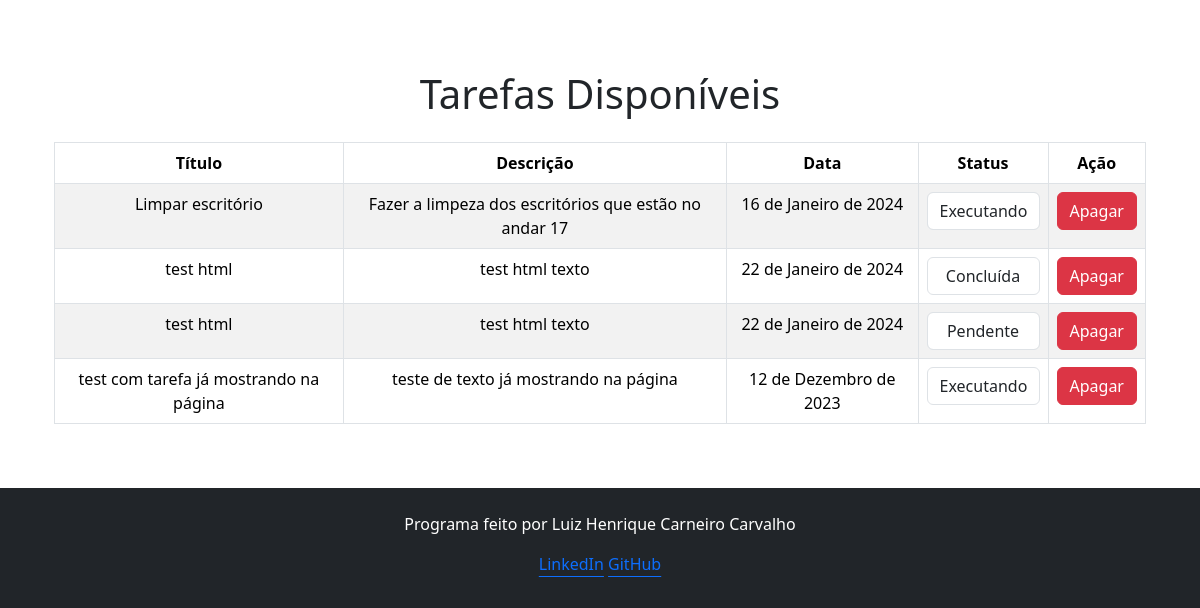
Before: / (lower part) with the older database file.
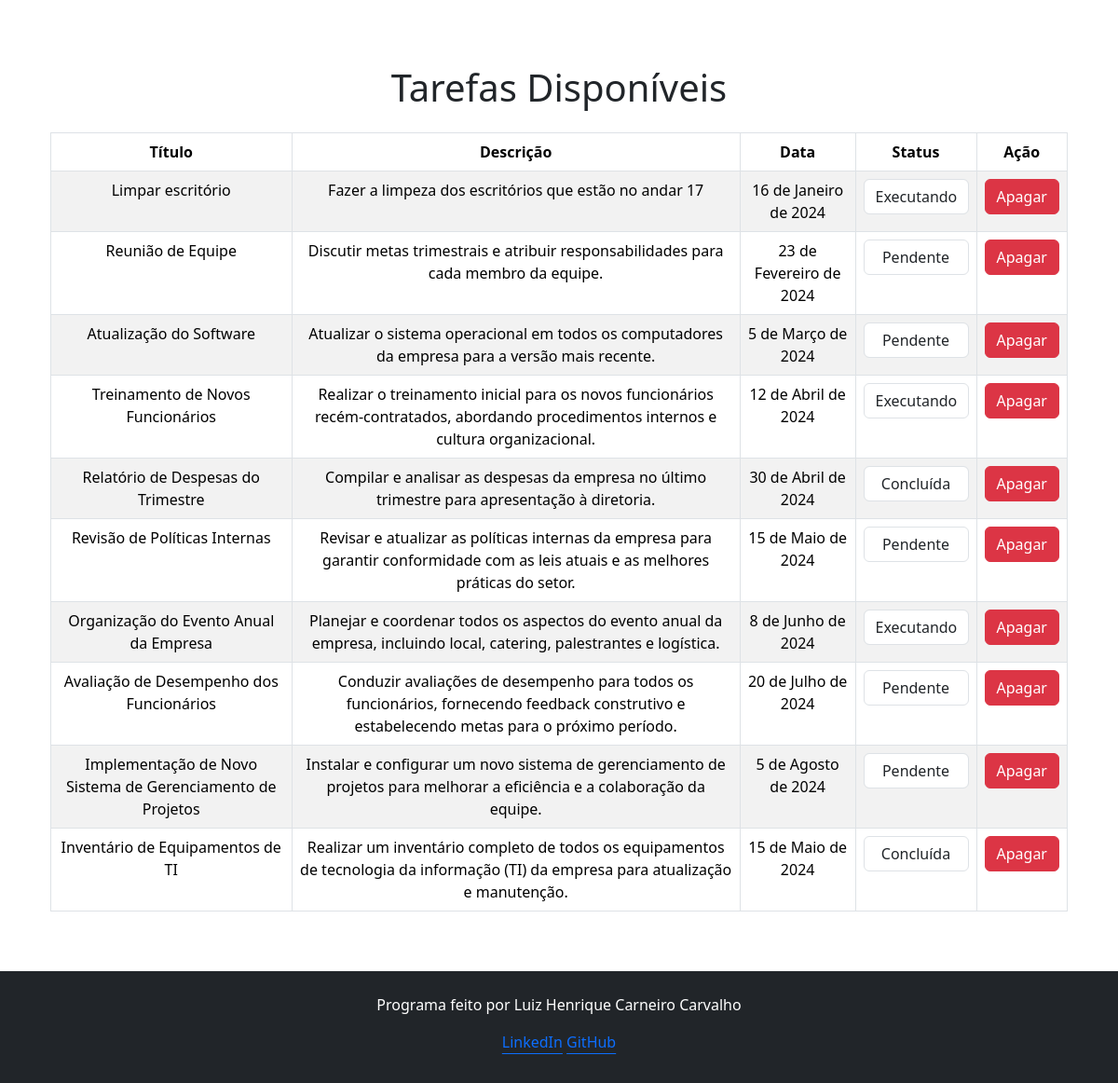
After: the same page with the newer database file.
### core/models.py (models this page shows, shortened)
class Tarefa(models.Model):
    STATUS_CHOICES = [
        ('pendente', 'Pendente'),
        ('executando', 'Executando'),
        ('concluida', 'Concluída'),
    ]
    titulo = models.CharField(max_length=200)
    descricao = models.CharField(max_length=5000)
    data = models.DateField()
    status = models.CharField(max_length=20, choices=STATUS_CHOICES, default='pendente')

### core/views.py (the view)
# urls.py: path('', index, name='admin'),
def index(request):
    tarefas = Tarefa.objects.all()
    context = {
        'tarefas': tarefas,
    }
    return render(request, 'index.html', context)

### core/templates/index.html (shortened to what this page needs)
{% load static %}
<!DOCTYPE html>
<html lang="pt-br">
<head>
  <link href="https://cdn.jsdelivr.net/npm/bootstrap@5.3.2/dist/css/bootstrap.min.css" rel="stylesheet"
>
  <link rel="stylesheet" href="{% static 'css/index_style.css' %}">
</head>
<body>
  <div class="container mt-5">
    <div class="row justify-content-center">
      <div class="col-md-6">
      </div>
    </div>
  </div>
  <div class="container bg-body mt-5">
    <h1 class="text-center mb-4">Tarefas Disponíveis</h1>
    <div class="container mx-auto text-center table-responsive">
      <table class="table table-striped table-bordered mx-auto text-center">
        <thead>
          <tr>
            <th>Título</th>
            <th>Descrição</th>
            <th>Data</th>
            <th style="width: 130px;">Status</th>
            <th>Ação</th>
          </tr>
        </thead>
        <tbody>
          {% for tarefa in tarefas %}
          <tr>
            <td>{{ tarefa.titulo }}</td>
            <td>{{ tarefa.descricao }}</td>
            <td>{{ tarefa.data }}</td>
            <td>
              <form method="POST" action="{% url 'alterar_status' tarefa.id %}">
                <select name="novo_status" class="form-control text-center" onchange="this.form.submit()">
                  <option value="pendente" {% if tarefa.status == 'pendente' %}selected{% endif %}>Pendente</option>
                  <option value="executando" {% if tarefa.status == 'executando' %}selected{% endif %}>Executando</option>
                  <option value="concluida" {% if tarefa.status == 'concluida' %}selected{% endif %}>Concluída</option>
                </select>
              </form>
            </td>
            <td>
              <form method="POST" action="{% url 'apagar_tarefa' tarefa.id %}"
                onsubmit="return confirm('Tem certeza que deseja apagar essa tarefa?');">
                <button type="submit" class="btn btn-danger">Apagar</button>
              </form>
            </td>
          </tr>
          {% endfor %}
        </tbody>
      </table>
    </div>
  </div>
  <footer class="bg-dark text-white text-center py-3 mt-5">
    <div class="container">
      <p class="text-center mt-2"> Programa feito por Luiz Henrique Carneiro Carvalho</p>
      <p class="text-center mt-2">
        <a class=" link-offset-3" target="_blank" href="https://www.linkedin.com/in/luizhenriqueccarvalho/">LinkedIn</a>
        <a class=" link-offset-3" target="_blank" href="https://github.com/Dom-Luiz-III">GitHub</a>
      </p>
    </div>
  </footer>
</body>
</html>

Changed rows visible on the page:
removed Tarefa: titulo "test html", descricao "test html texto", data "22 de Janeiro de 2024", novo_status "Concluída"
removed Tarefa: titulo "test html", descricao "test html texto", data "22 de Janeiro de 2024", novo_status "Pendente"
removed Tarefa: titulo "test com tarefa já mostrando na página", descricao "teste de texto já mostrando na página", data "12 de Dezembro de 2023", novo_status "Executando"
added Tarefa: titulo "Reunião de Equipe", descricao "Discutir metas trimestrais e atribuir responsabilidades para cada membro da equipe.", data "23 de Fevereiro de 2024", novo_status "Pendente"
added Tarefa: titulo "Atualização do Software", descricao "Atualizar o sistema operacional em todos os computadores da empresa para a versão mais recente.", data "5 de Março de 2024", novo_status "Pendente"
added Tarefa: titulo "Treinamento de Novos Funcionários", descricao "Realizar o treinamento inicial para os novos funcionários recém-contratados, abordando procedimentos internos e cultura organizacional.", data "12 de Abril de 2024", novo_status "Executando"
added Tarefa: titulo "Relatório de Despesas do Trimestre", descricao "Compilar e analisar as despesas da empresa no último trimestre para apresentação à diretoria.", data "30 de Abril de 2024", novo_status "Concluída"
added Tarefa: titulo "Revisão de Políticas Internas", descricao "Revisar e atualizar as políticas internas da empresa para garantir conformidade com as leis atuais e as melhores práticas do setor.", data "15 de Maio de 2024", novo_status "Pendente"
added Tarefa: titulo "Organização do Evento Anual da Empresa", descricao "Planejar e coordenar todos os aspectos do evento anual da empresa, incluindo local, catering, palestrantes e logística.", data "8 de Junho de 2024", novo_status "Executando"
added Tarefa: titulo "Avaliação de Desempenho dos Funcionários", descricao "Conduzir avaliações de desempenho para todos os funcionários, fornecendo feedback construtivo e estabelecendo metas para o próximo período.", data "20 de Julho de 2024", novo_status "Pendente"
added Tarefa: titulo "Implementação de Novo Sistema de Gerenciamento de Projetos", descricao "Instalar e configurar um novo sistema de gerenciamento de projetos para melhorar a eficiência e a colaboração da equipe.", data "5 de Agosto de 2024", novo_status "Pendente"
added Tarefa: titulo "Inventário de Equipamentos de TI", descricao "Realizar um inventário completo de todos os equipamentos de tecnologia da informação (TI) da empresa para atualização e manutenção.", data "15 de Maio de 2024", novo_status "Concluída"
